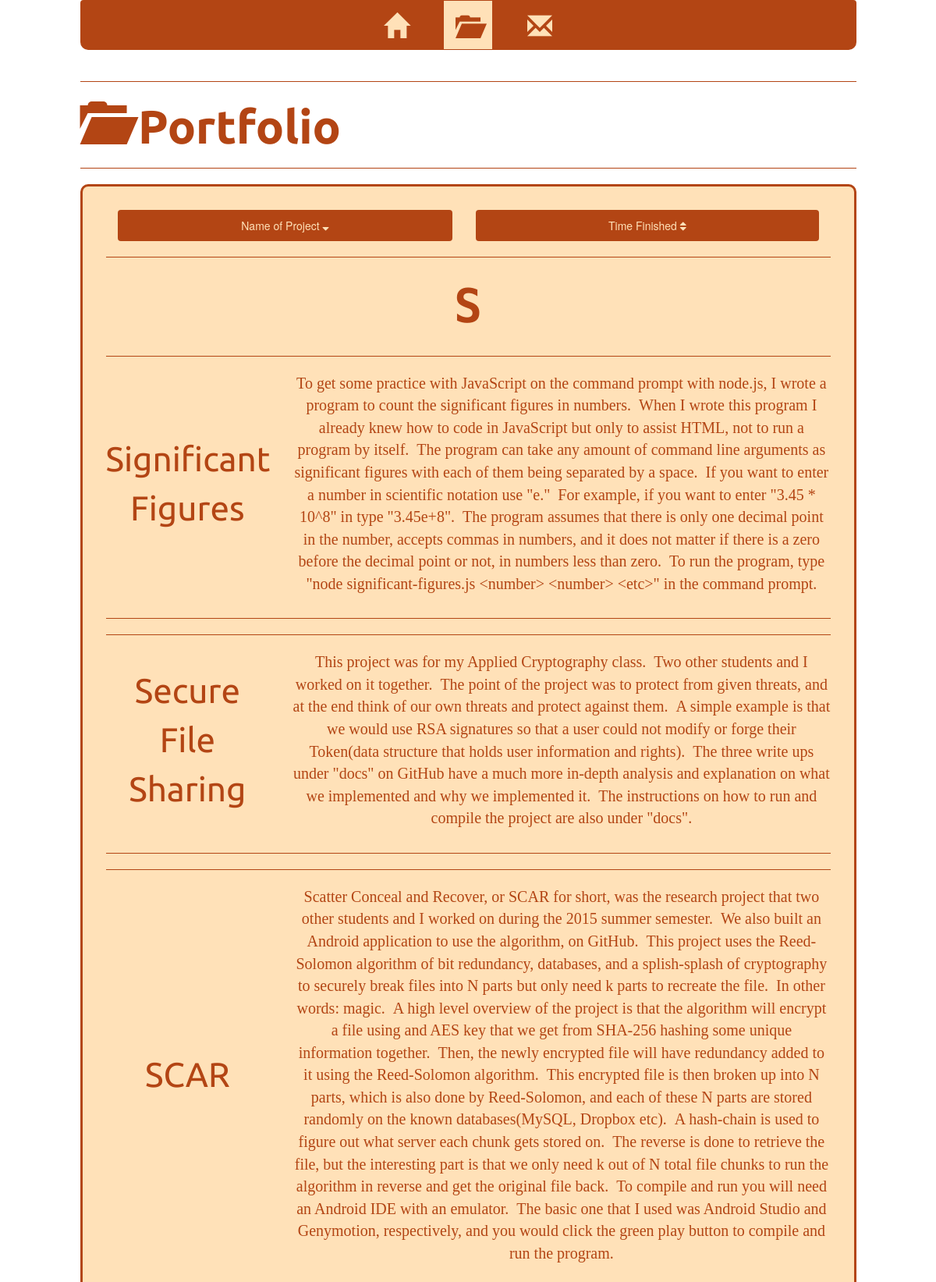
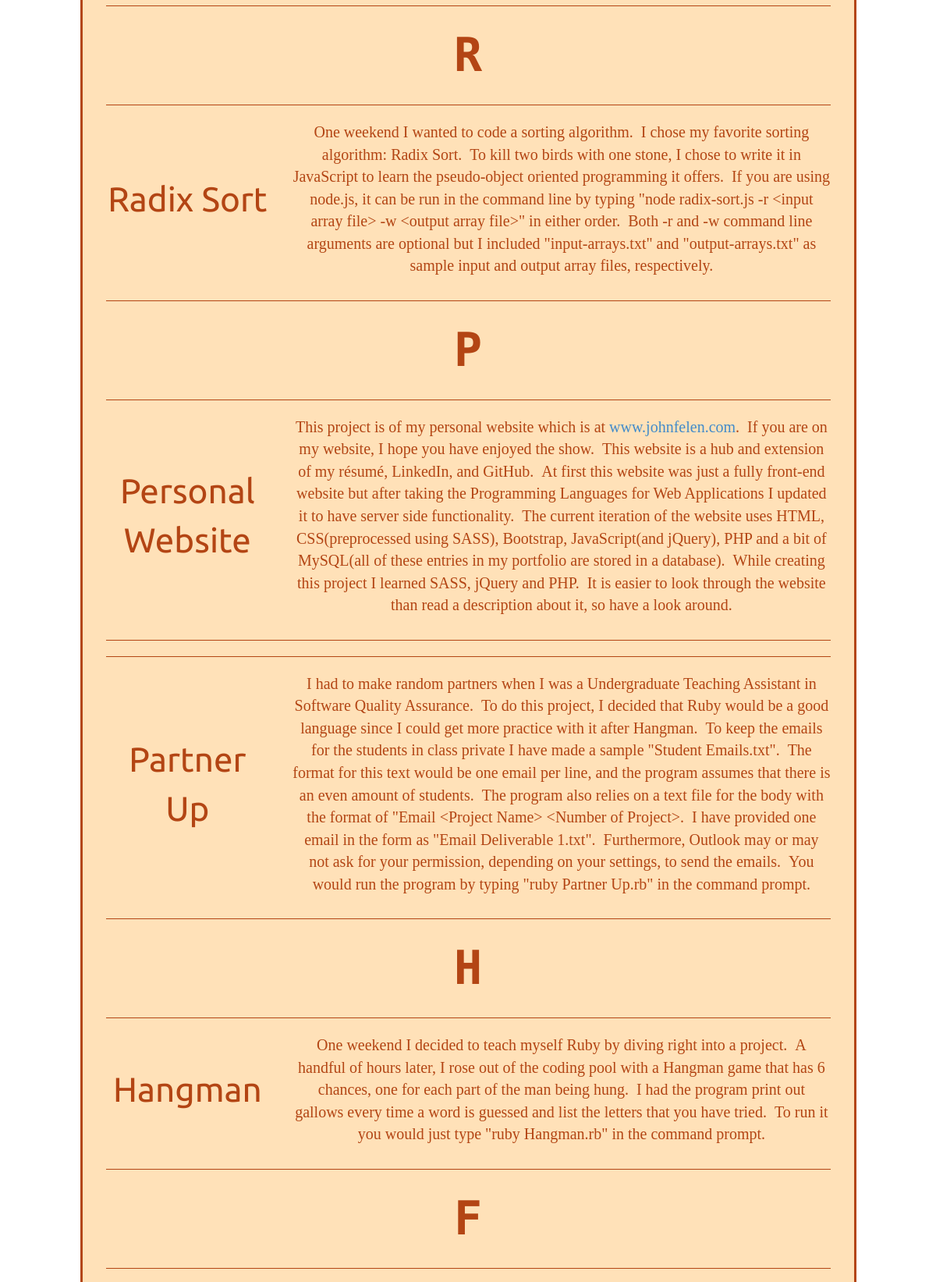
Page /legacy/portfolio.php?name=fa-sort-desc (upper part) on the committed database (2 pictures, top to bottom).
### legacy/portfolio.php (the view, shortened to what this page needs)
<?php
    include( "php_include_files/header.php" );
    require( "php_include_files/portfolio-functions.php" );
    $portfolioDB = new mysqli( "localhost", "root", "jfelen62", "personal website" );
    if( isset( $_GET[ "name" ] ) )
    {
        $name =  $_GET[ "name" ];
        $result = queryProjects( $portfolioDB, $name, "Name" );
        $currComparator = "z";
        $sortType = "NAME";
        $nextName = getNextHref( $name );
        $time = "fa-sort";
        $nextTime = "fa-sort-asc";
    }
    echo "
    <ul class=\"nav nav-pills nav-justified\">
        <li><a href=\"portfolio.php?name={$nextName}\">Name of Project <i class=\"fa {$name}\"></i></a></li>
        <li><a href=\"portfolio.php?time={$nextTime}\">Time Finished <i class=\"fa {$time}\"></i></a></li>
    </ul>";
    echo "<hr class=\"brown\">";
    while( $row = $result->fetch_assoc() )
    {
        $currComparator = printTierChange( $currComparator, $sortType, $row );
        echo "
        <hr class=\"brown\">
        <div class=\"row vertical-center\">
            <div class=\"col-xs-3\">
                <p class=\"font-ubuntu font-large font-center colored-link\">
                    <a href=\"{$row[ "Link" ]}\" title=\"{$row[ "Link" ]}\" target=\"_blank\">{$row[ "Name" ]}</a>
                </p>
            </div>
            <div class=\"col-xs-9\">
                <p class=\"font-vollkorn font-center font-small brown\">{$row[ "Description" ]}</p>
            </div>
        </div>
        <hr class=\"brown\">";
    }
    include( "php_include_files/footer.php" );
?>

### legacy/php_include_files/portfolio-functions.php
<?php
    function getNextHref( $currHref )
    {
        if( $currHref === "fa-sort" )
        {
            return "fa-sort-asc";
        }
        else if( $currHref === "fa-sort-asc" )
        {
            return "fa-sort-desc";
        }
        else
        {
            return "fa-sort-asc";
        }
    }
    function queryProjects( $portfolioDB, $currSortChoice, $orderAttribute )
    {
        if( $currSortChoice === "fa-sort-asc" )
        {
            $result = $portfolioDB->query( "SELECT * FROM `project descriptions` ORDER BY `{$orderAttribute}` ASC" );
        }
        else if( $currSortChoice === "fa-sort-desc" )
        {
            $result = $portfolioDB->query( "SELECT * FROM `project descriptions` ORDER BY `{$orderAttribute}` DESC" );
        }
        if( !$result )
        {
            die( "Error with query" );
        }
        else
        {
            return $result;
        }
    }
    function printTierChange( $currComparator, $sortType, $row )
    {
        if( $sortType === "NAME" && $currComparator !== $row[ "Name" ][ 0 ] )
        {
            $currComparator = $row[ "Name" ][ 0 ];
            echo "<p class=\"font-ubuntu-mono font-header font-center brown\">{$currComparator}</p>";
        }
        else if( $sortType === "YEAR" && $currComparator !== date( "Y", strtotime( $row[ "Month Finished" ] ) ) )
        {
            $currComparator = date( "Y", strtotime( $row[ "Month Finished" ] ) );
            echo "<p class=\"font-ubuntu-mono font-header font-center brown\">{$currComparator}</p>";
        }
        return $currComparator;
    }
?>

### legacy/css/personalstyle.css (style rules this page uses)
body { overflow-x: hidden; }
.bg-map { background: url("../images/old-map.png") repeat 0 0; }
.brown { color: #B34514; border-color: #B34514; }
.colored-link > a { color: #B34514; }
.vertical-center { display: flex; justify-content: center; align-items: center; }
.font-ubuntu { font-family: 'Ubuntu', sans-serif; }
.font-ubuntu-mono { font-family: 'Ubuntu Mono'; }
.font-vollkorn { font-family: 'Vollkorn', Georgia, Times, serif; }
.font-small { font-size: 20px; }
.font-large { font-size: 44px; }
.font-header { font-weight: 700; font-size: 60px; }
.font-center { text-align: center; }
.nav > li > a { margin-left: 15px; margin-right: 15px; background-color: #B34514; color: #FFE1B8; }

### rows in the picture
project descriptions: Name "S", Name "Significant Figures", Description "To get some practice with JavaScript on the command prompt with node.js, I wrote a program to count the significant figures in numbers. When I wrote this program I already knew how to code in JavaScript but only to assist HTML, not to run a program by itself. The program can take any amount of command line arguments as significant figures with each of them being separated by a space. If you want to enter a number in scientific notation use \"e .\" For example, if you want to enter \"3.45 * 10^8\" in type \"3.45e+8\". The program assumes that there is only one decimal point in the number, accepts commas in numbers, and it does not matter if there is a zero before the decimal point or not, in…"
project descriptions: Name "Secure File Sharing", Description "This project was for my Applied Cryptography class. Two other students and I worked on it together. The point of the project was to protect from given threats, and at the end think of our own threats and protect against them. A simple example is that we would use RSA signatures so that a user could not modify or forge their Token(data structure that holds user information and rights). The three write ups under \"docs\" on GitHub have a much more in-depth analysis and explanation on what we implemented and why we implemented it. The instructions on how to run and compile the project are also under \"docs\"."
project descriptions: Name "SCAR", Description "Scatter Conceal and Recover, or SCAR for short, was the research project that two other students and I worked on during the 2015 summer semester. We also built an Android application to use the algorithm, on GitHub. This project uses the Reed-Solomon algorithm of bit redundancy, databases, and a splish-splash of cryptography to securely break files into N parts but only need k parts to recreate the file. In other words: magic. A high level overview of the project is that the algorithm will encrypt a file using and AES key that we get from SHA-256 hashing some unique information together. Then, the newly encrypted file will have redundancy added to it using the Reed-Solomon algorithm. This…"
project descriptions: Name "R", Name "Radix Sort", Description "One weekend I wanted to code a sorting algorithm. I chose my favorite sorting algorithm: Radix Sort. To kill two birds with one stone, I chose to write it in JavaScript to learn the pseudo-object oriented programming it offers. If you are using node.js, it can be run in the command line by typing \"node radix-sort.js -r <input array file> -w <output array file>\" in either order. Both -r and -w command line arguments are optional but I included \"input-arrays.txt\" and \"output-arrays.txt\" as sample input and output array files, respectively."
project descriptions: Name "P", Name "Personal Website", Description "This project is of my personal website which is at www.johnfelen.com . If you are on my website, I hope you have enjoyed the show. This website is a hub and extension of my résumé, LinkedIn, and GitHub. At first this website was just a fully front-end website but after taking the Programming Languages for Web Applications I updated it to have server side functionality. The current iteration of the website uses HTML, CSS(preprocessed using SASS), Bootstrap, JavaScript(and jQuery), PHP and a bit of MySQL(all of these entries in my portfolio are stored in a database). While creating this project I learned SASS, jQuery and PHP. It is easier to look through the website than read a description…"
project descriptions: Name "Partner Up", Description "I had to make random partners when I was a Undergraduate Teaching Assistant in Software Quality Assurance. To do this project, I decided that Ruby would be a good language since I could get more practice with it after Hangman. To keep the emails for the students in class private I have made a sample \"Student Emails.txt\". The format for this text would be one email per line, and the program assumes that there is an even amount of students. The program also relies on a text file for the body with the format of \"Email <Project Name> <Number of Project>. I have provided one email in the form as \"Email Deliverable 1.txt\". Furthermore, Outlook may or may not ask for your permission, depending on…"
project descriptions: Name "H", Name "Hangman", Description "One weekend I decided to teach myself Ruby by diving right into a project. A handful of hours later, I rose out of the coding pool with a Hangman game that has 6 chances, one for each part of the man being hung. I had the program print out gallows every time a word is guessed and list the letters that you have tried. To run it you would just type \"ruby Hangman.rb\" in the command prompt."
project descriptions: Name "F"

### other values in the picture
$pageName "Portfolio"
